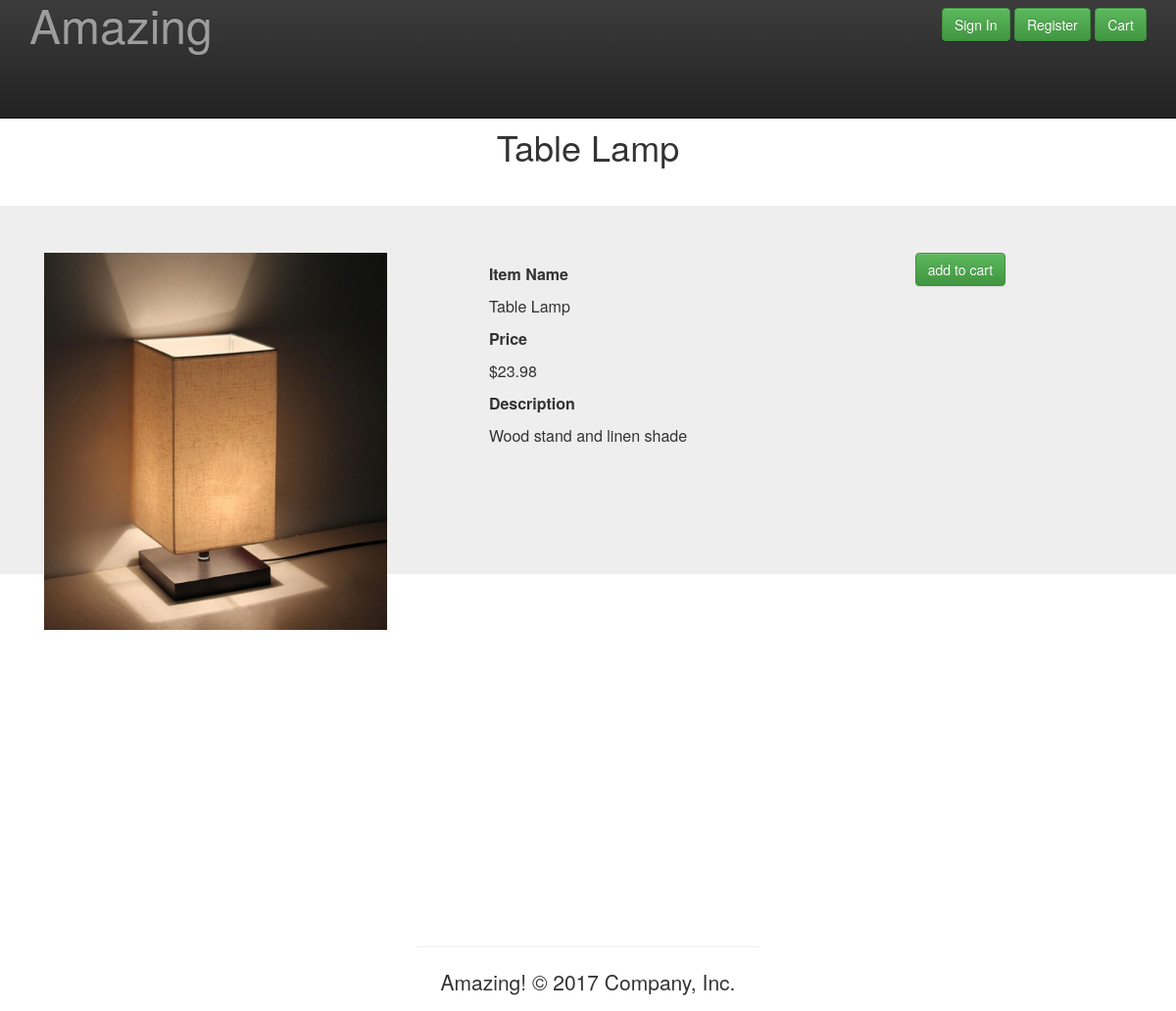
/item/?id=2, run on the app's committed database.
### item/models.py (models this page shows, shortened)
class Item(models.Model):
	name = models.CharField(max_length=100)
	seller_name = models.CharField(max_length=100)
	price = models.FloatField()
	description = models.TextField(max_length=500)
	image = models.ImageField(blank=True, null=True)
	department = models.IntegerField(choices=DEPT_CHOICES,default=1)

### item/views.py (the view)
# urls.py: url(r'^item/', include('item.urls')),
def item(request):
	if request.method == 'GET':
		itemId = request.GET.get('id')
		try:
			reviews = Review.objects.filter(itemId=itemId)
			print("found Reviews")
		except Review.DoesNotExist:
			reviews = None
		item = Item.objects.get(pk=itemId)
		reviewForm = ReviewForm(initial={'itemId':itemId, 'user':request.user})
		return render(request, 'item.html', {'item' : item, 'reviews' : reviews, 'reviewForm' : reviewForm, 'user':request.user})
	elif request.method == 'POST':
		itemId = request.GET.get('id')
		reviewForm = ReviewForm(request.POST)
		print(request.POST)
		new_review = reviewForm.save()
		return redirect('/item/?id='+itemId)
	return HttpResponse("Hello, world. You're at the item index.")

### item/models.py
class ReviewForm(forms.ModelForm):
	review = forms.CharField(widget=forms.Textarea, label='')
	class Meta:
		model = Review
		fields = ['itemId', 'review', 'user']
		widgets = {'itemId': forms.HiddenInput(), 'user' : forms.HiddenInput()}

### templates/item.html (shortened to what this page needs)
{% load staticfiles %}
{% load humanize %}
<link rel="stylesheet" href="https://maxcdn.bootstrapcdn.com/bootstrap/3.3.7/css/bootstrap.min.css">
<link rel="stylesheet" href="https://maxcdn.bootstrapcdn.com/bootstrap/3.3.7/css/bootstrap-theme.min.css">
<!DOCTYPE html>
<html lang="en">
  <head>
    <link href="../../assets/css/ie10-viewport-bug-workaround.css" rel="stylesheet">
    <link href="/static/css/jumbotron.css" rel="stylesheet">
  </head>
  <body>
    <nav class="navbar navbar-inverse navbar-fixed-top">
      <div class="container">
        <div class="navbar-header">
          <a class="navbar-brand" href="/">
      <font size = "18">Amazing</font>
      </a>
        </div>
        <div id="navbar" class="navbar-collapse collapse">
          <form class="navbar-form navbar-right">
            <form method="POST" action="{}">
              <div class="form-group">
                {% if user.is_authenticated %}
                  <table>
                    <tr>
                      <td><a class="navbar-brand text-center" href="{% url 'profile' %}">Welcome {{ user.username }}!</a></td>
                      <td><a class="btn btn-success" href="{% url 'profile' %}" role="button">Profile</a></td>
                      <td>&nbsp;</td>
                      <td> <a class="btn btn-success" href="{% url 'logout' %}" role="button">Logout</a></td>
                      <td>&nbsp;</td>
                      <td> <a class="btn btn-success" href="{% url 'cart' %}" role="button">Cart</a></td>
                    </tr>
                  </table>
                {% else %}
                  <table>
                    <tr>
                    <td><a class="btn btn-success" href="{% url 'login' %}" role="button">Sign In</a></td>
                    <td>&nbsp;</td>
                    <td><a class="btn btn-success" href="{% url 'register' %}" role="button">Register</a></td>
                    <td>&nbsp;</td>
                    <td><a class="btn btn-success" href="{% url 'cart' %}" role="button">Cart</a></td>
                    </tr>
                  </table>
                {% endif %}
              </div>
            </form>
          </form>
      </div>
    </nav>
  <div class="SearchColumn">
    <br>
    <br>
    <div class="container text-center">
      <br>
      <h1>{{item.name}}</h1>
      <br>
    </div>
  </div>
  <div class="jumbotron">
    <div class="container text-center">
      <div class="col-md-4">
        <img src="{{item.image.url}}">
        <br>
      <br/>
      </div>
      <div class="col-md-4">
        <table class="center" style="border-collapse: separate; border-spacing: 10px;">
        <tr>
          <th>Item Name</th>
        </tr>
        <tr><td>{{item.name}}</td></tr>
        <tr>
          <th>Price</th>
        </tr>
        <tr><td>${{item.price|floatformat:2|intcomma}}</td></tr>
        <tr>
          <th>Description</th>
        </tr>
        <tr><td>{{item.description}}</td></tr>
      </table>
      <br><br><br><br><br><br><br><br>
      <br><br><br><br><br><br><br><br>
      <br><br><br><br><br><br><br><br>
      <hr>
    <footer>
      <p>Amazing! &copy; 2017 Company, Inc.</p>
    </footer>
      </div>
      <div class="col-md-4">
      <form id="addform" method="post" action="{% url 'add' %}?id={{item.id | urlencode}}">{% csrf_token %}
          <input class="btn btn-success" type="submit" value="add to cart"></form>
      </div>
    </div>
    <br><br><br><br><br><br><br><br>
  </div>
  </body>
</html>

### static/css/jumbotron.css (style rules this page uses)
body { padding-top: 50px; padding-bottom: 20px; }

### templates/item.html (style rules this page uses)
table.center { margin-left: auto; margin-right: auto; }
.container { width: 200px; height: 120px; }
.container img { width: 100%; height: auto; }

### data on the page
Item: name "Table Lamp", image (picture), price "23.98", description "Wood stand and linen shade"
